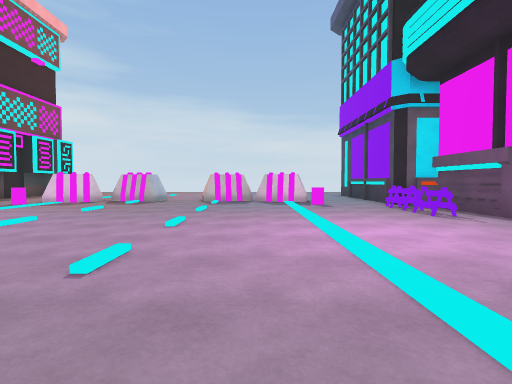
[1] (above)

24 first-person views from a walk through a Unity game level. The camera is 1.3 m above the floor, tilts 2° down and sees 80° across. The floor is counted in squares, 2 m on a side. Each view is taken from the middle of a square. On the plan, view 1 faces up. The plan holds only what a view shows up to about 10 squares ahead; the rest is blank. The place goes on beyond the plan. The player is left out. Surface patterns are stand-ins for the level's own textures.

[2]
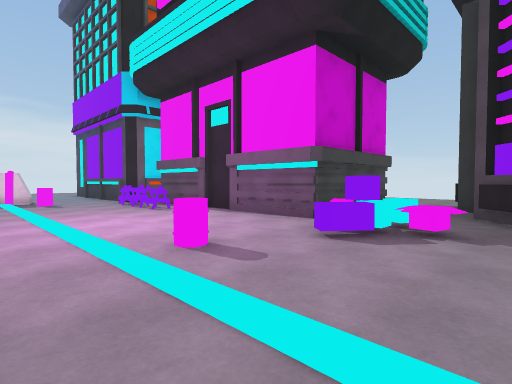

[3]
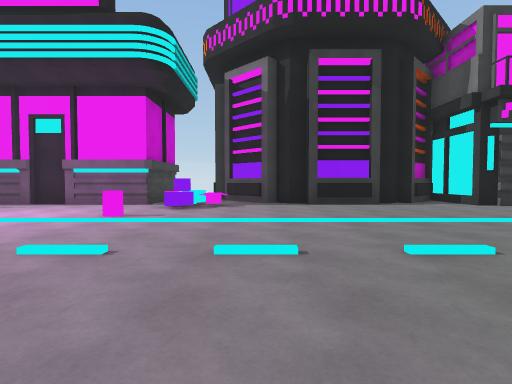

[4]
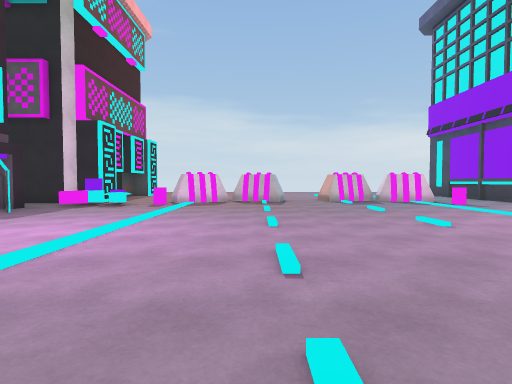

[5]
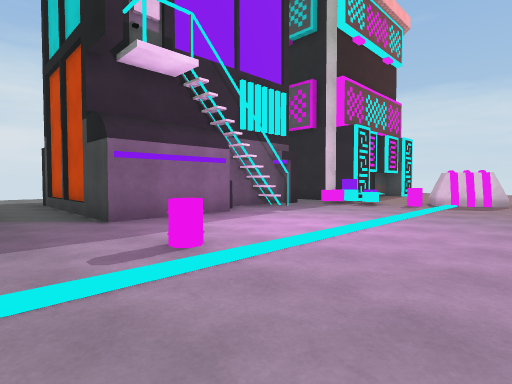

[6]
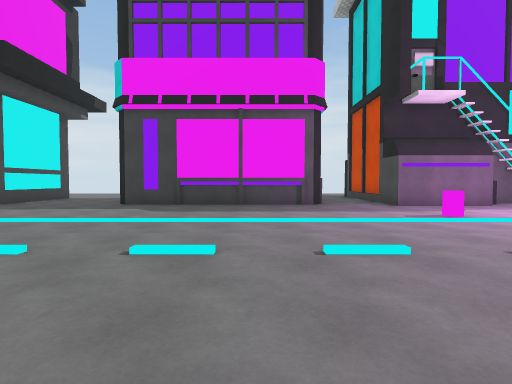

[7]
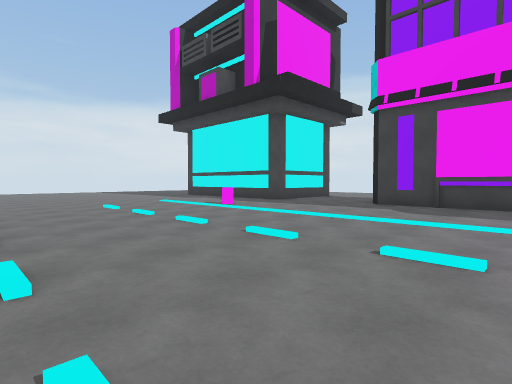

[8]
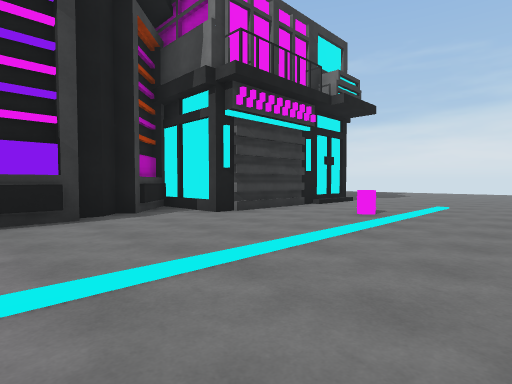

[9]
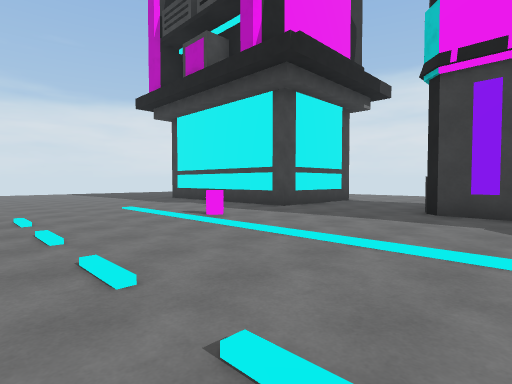

[10]
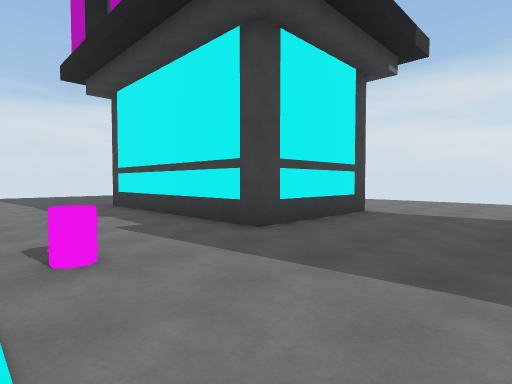

[11]
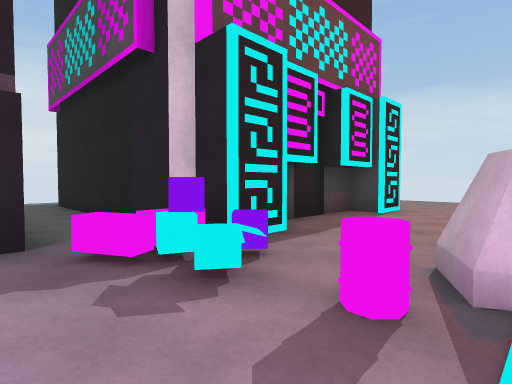

[12]
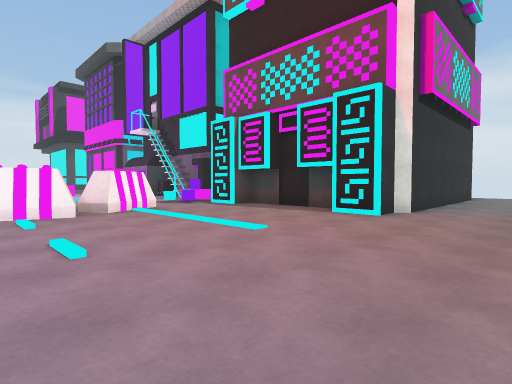

[13]
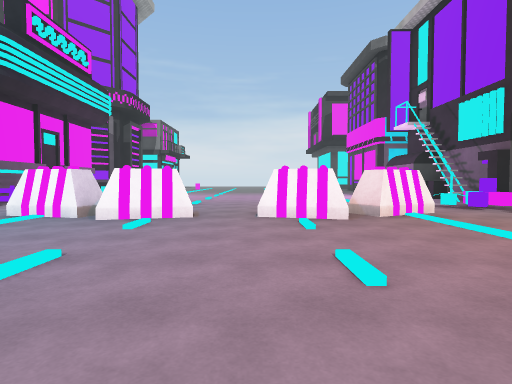

[14]
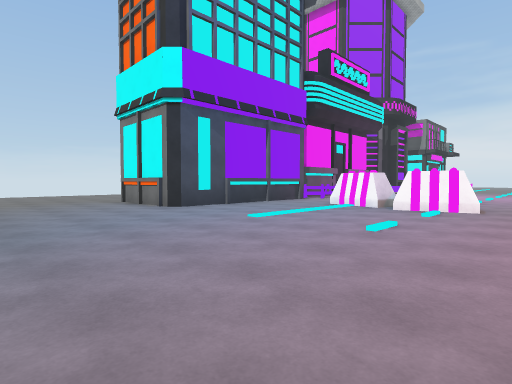

[15]
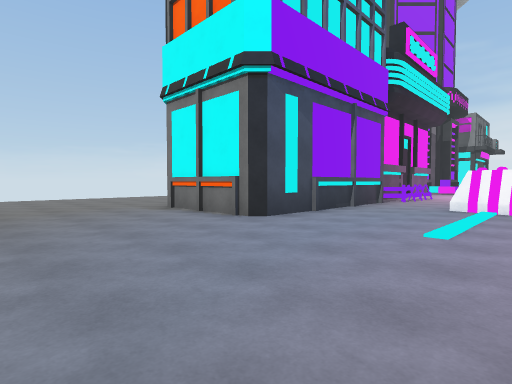

[16]
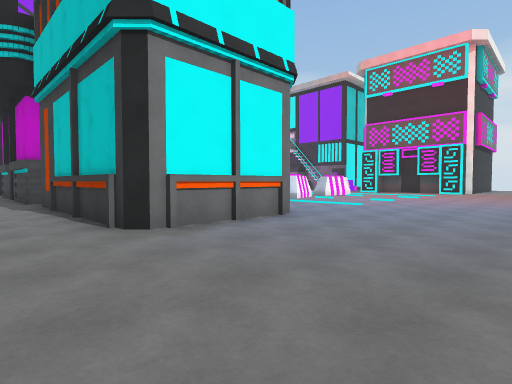

[17]
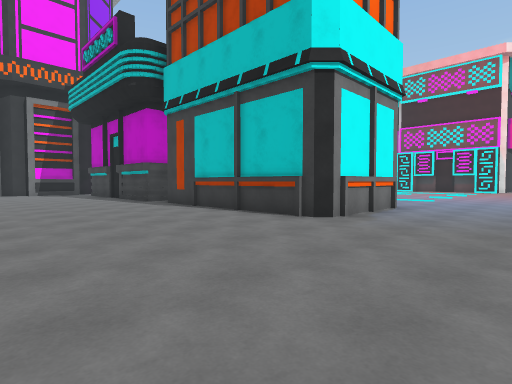

[18]
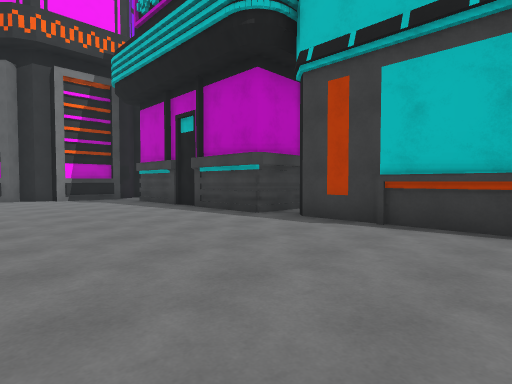

[19]
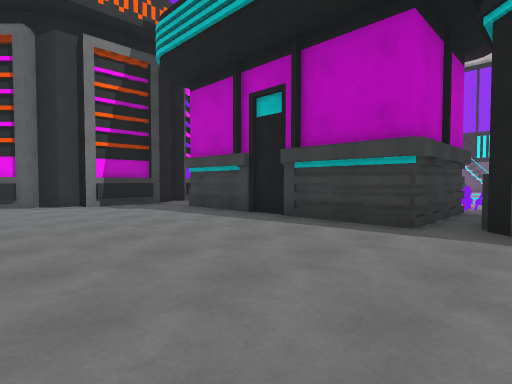

[20]
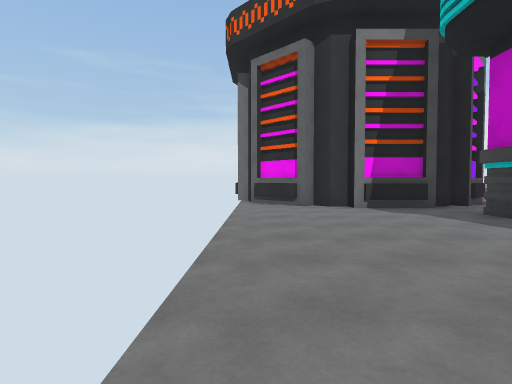

[21]
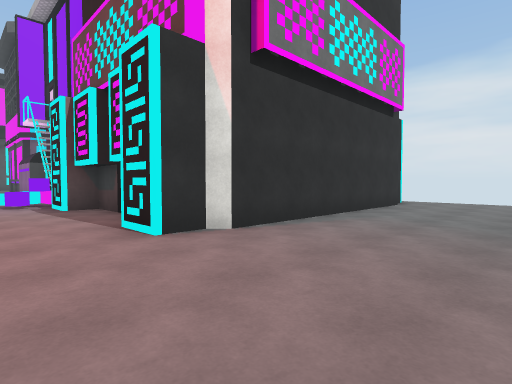

[22]
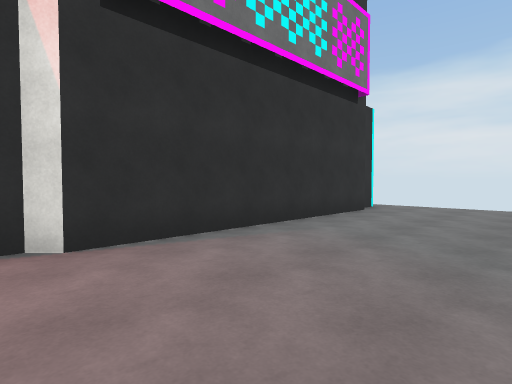

[23]
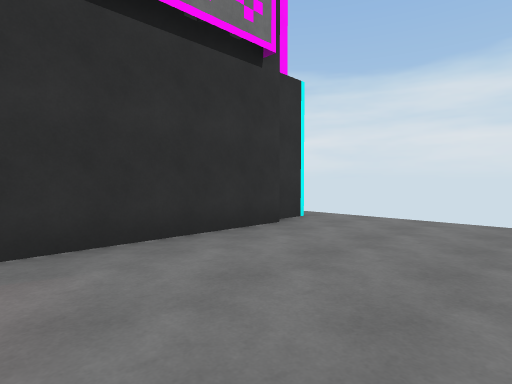

[24]
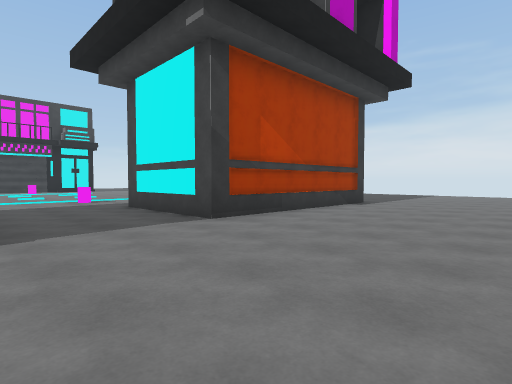

### Floor plan
Points are (right, up) in squares from view 1. A wall is a line through its corners. A room is listed if a view was taken in it or the views show most of it. See-through windows are left out.
Room 1 (views 1, 2, 3, 4, 5, 6, 7, 8, 9, 10, 11, 12, 13, 14, 15, 16, 17, 18, 19, 20, 21, 22, 23, 24)
walls: (-9, 4.4) (-9, 1.8) (-10.4, 1.8); (-9.3, 5.8) (-9.9, 5.8); (-10, 7.2) (-10, 5); (-10.5, 1.8) (-12, 1.8); (-9.5, -0.4) (-9.5, -5.6) (-9.8, -6); (-10.1, 7.5) (-9.7, 7.5) (-9.7, 7.2); (4.1, 8.3) (3.9, 8.6) (3.9, 14.1) (7.4, 14.1) (7.4, 8.6) (7, 8.3); (-9.4, 9.4) (-9.7, 9.1) (-15.8, 9.1); (4.7, 7.5) (7.5, 7.5) (7.5, 5.2); (-12.3, 1.8) (-13.9, 1.8); (5, -1.3) (6.4, 0.1) (6.7, -0.2) (7.2, 0.2); (5.3, -1.3) (6, -0.6); (6.1, -0.5) (6.5, -0.2); (5, -2.5) (5, -2) (5.4, -1.6); (7.4, 4) (7.4, 2); (7.4, 5.2) (7.4, 4.2); (7.5, 4.4) (7.5, 2) (4.5, 2) (4.5, 7.5); (7.4, 7.6) (7.4, 5.5); (7.5, 0.5) (9.6, 0.5); (4.7, -4.2) (4.7, -2.8); (4.5, -4.5) (4.5, -2.5); (3.8, 13.8) (4.2, 14.2); (9.6, 0.1) (10.1, 0.1) (10.4, -0.2) (10.7, 0.1) (12.2, -1.3); (-15.8, 14.8) (-9.7, 14.8) (-9.5, 14.6) (-8.7, 14.6) (-8.7, 13.6) (-9.5, 13.6) (-9.5, 10.3) (-8.7, 10.3) (-8.7, 9.4); (4.1, -11.5) (4.1, -7.1) (6.5, -7.1) (5, -5.6) (5.3, -5.3) (5, -5) (5, -4.5); (-16.8, 14.6) (-16, 14.6); (-12.6, -11.5) (-12.6, -9.3) (-9.3, -9.3) (-9.3, -11.5)
objects: box (-9, 8); box (-9, 9); box (-8, 8); box (-8, 9); other object (-7, -9); other object (-7, 2); other object (-7, 9); other object (-6, 9) to (-5, 10); other object (-4, 10) to (-3, 10); other object (-1, 10) to (-1, 11); other object (0, 10) to (1, 10); other object (2, -9); other object (2, 2); other object (2, 9); box (3, 1); box (4, 0); other object (4, 1); other object (4, 6); other object (4, 7); other object (4, 8)

Where each view was taken, in squares from view 1:
view 1: 0 up, 0 right, facing up
view 2: 1 down, 0 right, facing up-right
view 3: 1 down, 4 left, facing right
view 4: 0 up, 4 left, facing up
view 5: 0 up, 4 left, facing up-left
view 6: 2 down, 1 left, facing left
view 7: 2 down, 1 left, facing down-left
view 8: 3 down, 1 left, facing down-right
view 9: 4 down, 3 left, facing down-left
view 10: 6 down, 6 left, facing down-left
view 11: 7 up, 6 left, facing up-left
view 12: 17 up, 3 left, facing down-left
view 13: 16 up, 3 left, facing down
view 14: 18 up, 3 left, facing down-right
view 15: 18 up, 0 right, facing down-right
view 16: 18 up, 9 right, facing down-left
view 17: 17 up, 12 right, facing down-left
view 18: 12 up, 12 right, facing down-left
view 19: 9 up, 12 right, facing down-left
view 20: 8 up, 12 right, facing down
view 21: 18 up, 7 left, facing down-left
view 22: 18 up, 9 left, facing down-left
view 23: 18 up, 12 left, facing down-left
view 24: 6 down, 17 left, facing down-right
